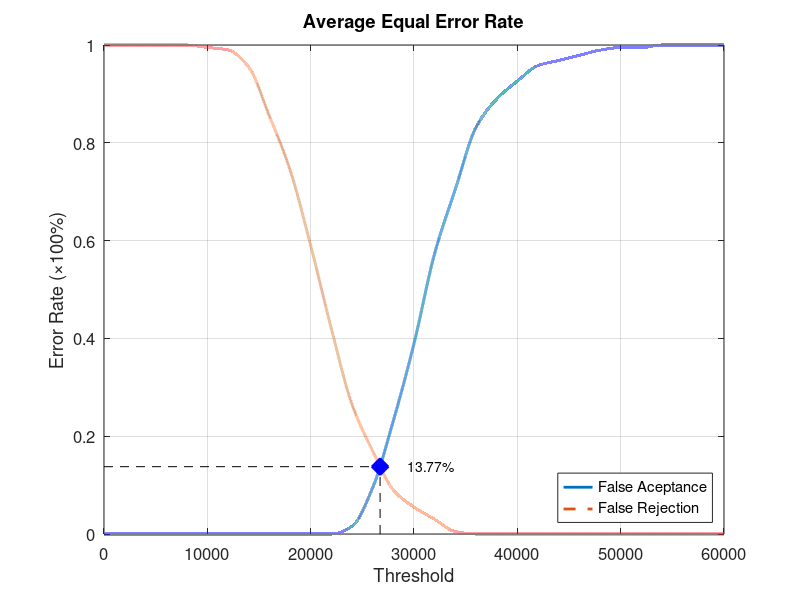
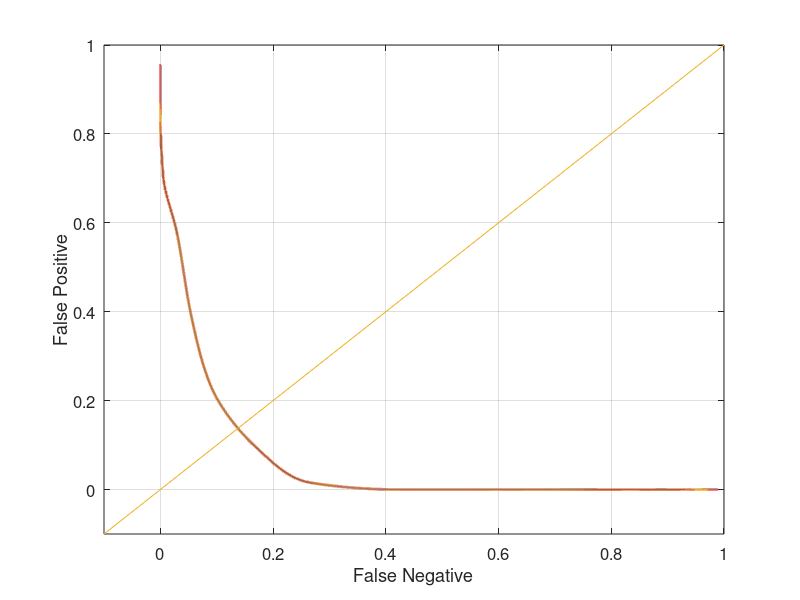

The MATLAB script that drew these images, in order:
function yEER = Database4_1
close all;
clear;
clc;
x = 0:2000:60000;
xq = 0:0.5:60000;

y0 = [0 0 0 0 0 0 0 0 0 0 0 0 0.0157895 0.0947368 0.231579 0.389474 0.573684 0.705263 0.831579 0.889474 0.926316 0.957895 0.968421 0.978947 0.989474 0.994737 0.994737 1 1 1 1];
yy0 = interp1(x, y0, xq, 'pchip');
y1 = [1 1 1 1 1 0.995 0.99 0.955 0.855 0.745 0.59 0.42 0.265 0.17 0.09 0.055 0.03 0.005 0 0 0 0 0 0 0 0 0 0 0 0 0];
yy1 = interp1(x, y1, xq, 'pchip');

% Calculating EER: 
y2 = abs(y0 - y1);
find(y2 == min(y2))
yy2 = abs(yy0 - yy1);
xEER = find(yy2 == min(yy2));
xEERIndex = xq(xEER) % X-axis EER
yEER = yy0(xEER) % Y-axis EER

main = figure
plot(xq, yy0,'-','LineWidth', 2);	hold on
plot(xq, yy1,'--','LineWidth', 2);	hold on
plot([xEERIndex xEERIndex], [0 yEER], 'k--');	hold on
plot([0 xEERIndex], [yEER yEER], 'k--');	hold on
plot(xEERIndex, yEER, 'bx', 'LineWidth', 10);	hold on
text(xEERIndex + 10 * xEERIndex / 100, yEER, [num2str(round((10000 * yEER)) / 100) '%'])
legend('False Aceptance', 'False Rejection', 'Location', 'SouthEast')
xlabel('Threshold')
ylabel('Error Rate (\times100%)')
title('Average Equal Error Rate')
set(gca, 'FontSize', 12)
axis([0 60000 0 1])
grid on

print(main, 'Database4_1Main', '-dpng');
FNRxFPR = figure('Color', [1 1 1]);
plot(yy1, yy0, '-', yy1, yy0, 'LineWidth', 2);
hold on
y = -0.1:0.1:1
plot(y, y); 
set(gca, 'FontSize', 12)
xlabel('False Negative')
ylabel('False Positive')
axis([-0.1 1 -0.1 1])
set(gca, 'FontSize', 12)
grid on

print(FNRxFPR, 'Database4_1FNRxFPR','-dpng');
end
